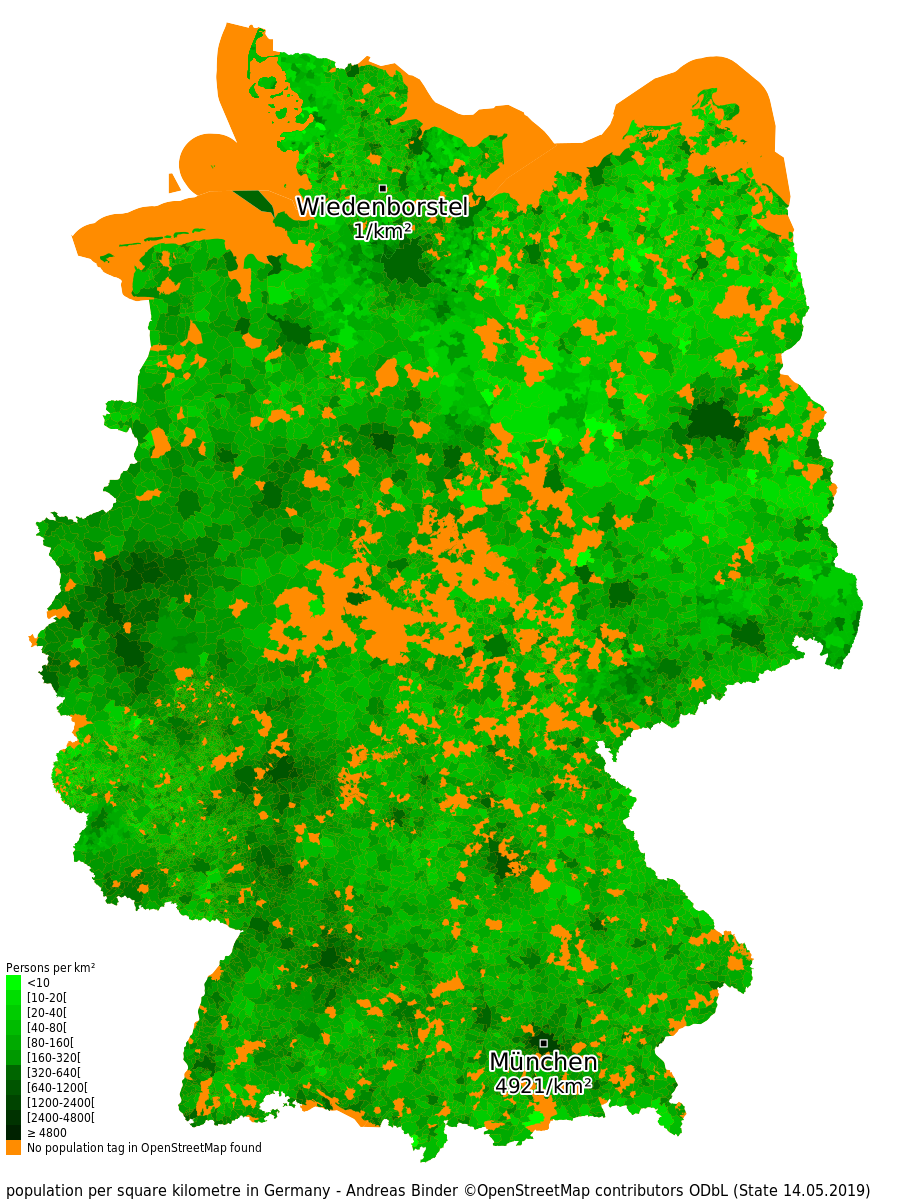

Here is the Python script that generated this plot:
#!/usr/bin/env python
# coding: utf8
import mapnik 
import math
import getopt, sys, os, re
import cairo
from math import tan, radians, hypot, cos, sin, atan2, sqrt

centrex=10.5
centrey=51.3
zoom=7
scale=2
attribution="population per square kilometre in Germany - Andreas Binder ©OpenStreetMap contributors ODbL (State 14.05.2019)"

merc = mapnik.Projection('+proj=merc +a=6378137 +b=6378137 +lat_ts=0.0 +lon_0=0.0 +x_0=0.0 +y_0=0 +k=1.0 +units=m +nadgrids=@null +no_defs +over')

longlat = mapnik.Projection('+proj=longlat +ellps=WGS84 +datum=WGS84 +no_defs')

width=450 * scale
height=600 * scale

m = mapnik.Map(width, height)

mapnik.load_map(m, 'population-density.xml')
m.srs = merc.params()

centre = mapnik.Coord(centrex, centrey)  
transform = mapnik.ProjTransform(longlat, merc)
merc_centre = transform.forward(centre)

dx = ((20037508.34*2*(width/2)))/(256*(2 ** (zoom)))
minx = merc_centre.x - dx
maxx = merc_centre.x + dx

m.aspect_fix_mode = mapnik.aspect_fix_mode.ADJUST_BBOX_HEIGHT

bounds = mapnik.Box2d(minx, merc_centre.y-10, maxx, merc_centre.y+10)
m.zoom_to_box(bounds)
bbox_latlon = merc.inverse(m.envelope())

R = 6373.0

surface = cairo.ImageSurface(cairo.FORMAT_ARGB32,m.width,m.height)

ctx = cairo.Context(surface)
mapnik.render(m,ctx,scale,0,0)

# attribution
ctx.set_source_rgba(1,1,1,0.5)
ctx.select_font_face("DejaVu Sans Condensed")
ctx.set_font_size(8*scale)
(x,y,width,height,dx,dy) = ctx.text_extents(attribution)
ctx.rectangle(0,m.height - height - 3*scale,m.width,m.height)
ctx.fill()
ctx.move_to(3 * scale,m.height -2*scale)
ctx.set_source_rgb(0,0,0)
ctx.show_text(attribution)

# make legend
ctx.set_source_rgb(0,int("ff",16)/255.0,0)
ctx.rectangle(3 * scale,m.height - height*15,height,height)
ctx.fill()
ctx.set_source_rgb(0,int("dd",16)/255.0,0)
ctx.rectangle(3 * scale,m.height - height*14,height,height)
ctx.fill()
ctx.set_source_rgb(0,int("cc",16)/255.0,0)
ctx.rectangle(3 * scale,m.height - height*13,height,height)
ctx.fill()
ctx.set_source_rgb(0,int("bb",16)/255.0,0)
ctx.rectangle(3 * scale,m.height - height*12,height,height)
ctx.fill()
ctx.set_source_rgb(0,int("aa",16)/255.0,0)
ctx.rectangle(3 * scale,m.height - height*11,height,height)
ctx.fill()
ctx.set_source_rgb(0,int("99",16)/255.0,0)
ctx.rectangle(3 * scale,m.height - height*10,height,height)
ctx.fill()
ctx.set_source_rgb(0,int("66",16)/255.0,0)
ctx.rectangle(3 * scale,m.height - height*9,height,height)
ctx.fill()
ctx.set_source_rgb(0,int("55",16)/255.0,0)
ctx.rectangle(3 * scale,m.height - height*8,height,height)
ctx.fill()
ctx.set_source_rgb(0,int("44",16)/255.0,0)
ctx.rectangle(3 * scale,m.height - height*7,height,height)
ctx.fill()
ctx.set_source_rgb(0,int("33",16)/255.0,0)
ctx.rectangle(3 * scale,m.height - height*6,height,height)
ctx.fill()
ctx.set_source_rgb(0,int("22",16)/255.0,0)
ctx.rectangle(3 * scale,m.height - height*5,height,height)
ctx.fill()
ctx.set_source_rgb(0,int("11",16)/255.0,0)
ctx.rectangle(3 * scale,m.height - height*4,height,height)
ctx.fill()

ctx.set_font_size(6*scale)
ctx.set_source_rgb(0,0,0)

ctx.move_to(3 * scale,m.height - height*15 - 3)
ctx.show_text("Persons per km²")
ctx.move_to(6 * scale + height,m.height - height*14 - 3)
ctx.show_text("<10")
ctx.move_to(6 * scale + height,m.height - height*13 - 3)
ctx.show_text("[10-20[")
ctx.move_to(6 * scale + height,m.height - height*12 - 3)
ctx.show_text("[20-40[")
ctx.move_to(6 * scale + height,m.height - height*11 - 3)
ctx.show_text("[40-80[")
ctx.move_to(6 * scale + height,m.height - height*10 - 3)
ctx.show_text("[80-160[")
ctx.move_to(6 * scale + height,m.height - height*9 - 3)
ctx.show_text("[160-320[")
ctx.move_to(6 * scale + height,m.height - height*8 - 3)
ctx.show_text("[320-640[")
ctx.move_to(6 * scale + height,m.height - height*7 - 3)
ctx.show_text("[640-1200[")
ctx.move_to(6 * scale + height,m.height - height*6 - 3)
ctx.show_text("[1200-2400[")
ctx.move_to(6 * scale + height,m.height - height*5 - 3)
ctx.show_text("[2400-4800[")
ctx.move_to(6 * scale + height,m.height - height*4 - 3)
ctx.show_text(u"\u2265 4800")
ctx.move_to(6 * scale + height,m.height - height*3 - 3)
ctx.show_text("No population tag in OpenStreetMap found")

ctx.set_source_rgb(int("ff",16)/255.0,int("8c",16)/255.0,0)
ctx.rectangle(3 * scale,m.height - height*4,height,height)
ctx.fill()

# finish
surface.write_to_png("population-density.png")
surface.finish()
